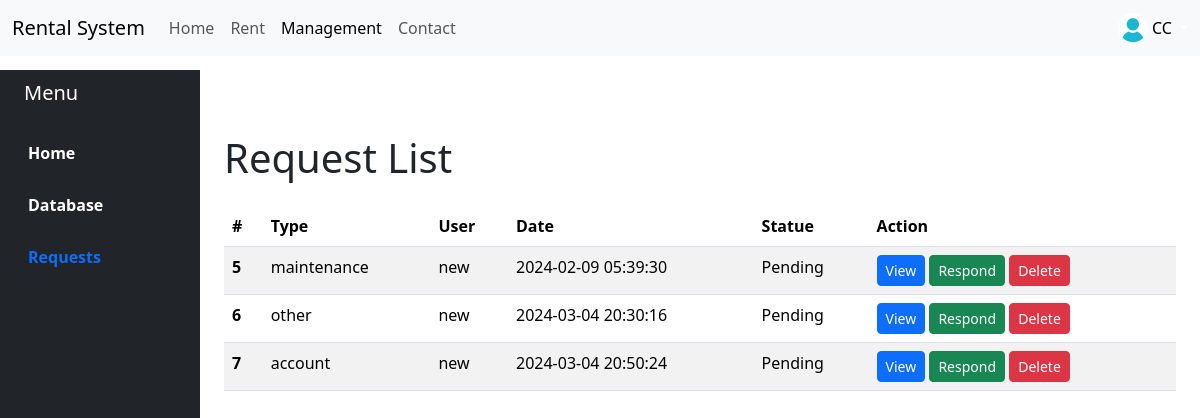
The app's page /request_admin (signed in) with its own data.
### app.py (models this page shows, shortened)
class User(UserMixin, db.Model):
    id = db.Column(db.Integer, primary_key=True)
    firstname = db.Column(db.String(150), nullable=False)
    lastname = db.Column(db.String(150), nullable=False)
    email = db.Column(db.String(150), unique=True, nullable=False)
    password = db.Column(db.String(150), nullable=False)
    user_type = db.Column(db.Enum('user', 'landlord', 'admin'), nullable=False, default='user')
    is_approved = db.Column(db.Boolean, default=True, nullable=False)
    image_file = db.Column(db.String(20), nullable=False, default='default.jpg')
    requests = db.relationship('Request', backref='user', lazy=True)
    properties = db.relationship('Property', backref='owner', lazy=True)

class Request(db.Model):
    id = db.Column(db.Integer, primary_key=True)
    request_type = db.Column(db.String(50), nullable=False)
    details = db.Column(db.Text, nullable=False)
    response = db.Column(db.Text, nullable=True)
    submitted_on = db.Column(db.DateTime, nullable=False, default=datetime.utcnow)
    user_id = db.Column(db.Integer, db.ForeignKey('user.id'))

### app.py (the view)
@app.route("/request_admin")
@login_required
def request_admin():
    requests = Request.query.all()
    return render_template('request_admin.html', requests=requests)

### app.py (called while the page is built)
@login_manager.user_loader
def load_user(user_id):
    return db.session.get(User, int(user_id))

### templates/request_admin.html (shortened to what this page needs)
<!DOCTYPE html>
<html>
    <head>
        <link href="https://cdn.jsdelivr.net/npm/bootstrap@5.3.2/dist/css/bootstrap.min.css" rel="stylesheet">
        <link rel="stylesheet" type="text/css" href="{{ url_for('static', filename='style.css') }}">
    </head>
    <body>
        {% include 'navbar.html' %}
        <div class="container-fluid">
            <div class="row flex-nowrap">
                <div class="col-auto col-md-3 col-xl-2 px-sm-2 px-0 bg-dark">
                    <div class="d-flex flex-column align-items-center align-items-sm-start px-3 pt-2 text-white min-vh-100">
                        <a href="{{ url_for('admin_dashboard') }}" class="d-flex align-items-center pb-3 mb-md-0 me-md-auto text-white text-decoration-none">
                            <span class="fs-5 d-none d-sm-inline">Menu</span>
                        </a>
                        <ul class="nav nav-pills flex-column mb-sm-auto mb-0 align-items-center align-items-sm-start" id="menu">
                            <li class="nav-item">
                                <a href="{{ url_for('admin_dashboard') }}" class="nav-link align-middle px-0 dashmenu">
                                     <span class="ms-1 d-none d-sm-inline">Home</span>
                                </a>
                            </li>
                            <li>
                                <a href="{{ url_for('database') }}" class="nav-link align-middle px-0 dashmenu">
                                     <span class="ms-1 d-none d-sm-inline">Database</span> </a>
                            </li>
                            <li>
                                <a href="{{ url_for('request_admin') }}" class="nav-link px-0 align-middle dashactive">
                                     <span class="ms-1 d-none d-sm-inline">Requests</span> </a>
                            </li>
                        </ul>
                    </div>
                </div>
                <div class="col py-3">
                    <div class="container mt-5">
                        <h1 class="mb-4">Request List</h1>
                        <table class="table table-striped">
                            <thead>
                                <tr>
                                    <th scope="col">#</th>
                                    <th scope="col">Type</th>
                                    <th scope="col">User</th>
                                    <th scope="col">Date</th>
                                    <th scope="col">Statue</th>
                                    <th scope="col">Action</th>
                                </tr>
                            </thead>
                            <tbody>
                                {% for request in requests %}
                                <tr>
                                    <th scope="row">{{ request.id }}</th>
                                    <td>{{ request.request_type }}</td>
                                    <td>{{ request.user.firstname }}</td>
                                    <td>{{ request.submitted_on.strftime('%Y-%m-%d %H:%M:%S') }}</td>
                                    <td>
                                        {% if request.response %}
                                            Done
                                        {% else %}
                                            Pending
                                        {% endif %}
                                    </td>
                                    <td>
                                        <a href="#" class="btn btn-primary btn-sm" data-bs-toggle="modal" data-bs-target="#modal{{ request.id }}">View</a>
                                        {% if not request.response %}
                                            <a href="#" class="btn btn-success btn-sm" data-bs-toggle="modal" data-bs-target="#modalRespond{{ request.id }}">Respond</a>
                                        {% endif %}
                                        <a href="{{ url_for('delete_request', request_id=request.id) }}" class="btn btn-danger btn-sm">Delete</a>
                                    </td>
                                </tr>
                                {% endfor %}
                            </tbody>
                        </table>
                    </div>
                </div>
            </div>
        </div>
    </body>
</html>

### templates/navbar.html (shortened to what this page needs)
<nav class="navbar navbar-expand-lg navbar-light bg-light fixed-top">
        <div class="container-fluid">
            <a class="navbar-brand" href="{{ url_for('index') }}">Rental System</a>
            <div class="collapse navbar-collapse" id="navbarNav">
                <ul class="navbar-nav">
                    <li class="nav-item">
                        <a class="nav-link {% if request.path == url_for('index') %} active {% endif %}" aria-current="page" href="{{ url_for('index') }}">Home</a>
                    </li>
                    <li class="nav-item">
                        <a class="nav-link {% if request.path == url_for('rent') %} active {% endif %}" href="{{ url_for('rent') }}">Rent</a>
                    </li>
                    <li class="nav-item">
                        <a class="nav-link {% if request.endpoint != 'index' and request.endpoint != 'rent' and request.endpoint != 'contact' %} active {% endif %}"
                        href="
                        {% if current_user.user_type == 'admin' %}
                            {{ url_for('admin_dashboard') }}
                        {% elif current_user.user_type == 'landlord' %}
                            {{ url_for('landlord_dashboard') }}
                        {% else %}
                            {{ url_for('user_dashboard') }}
                        {% endif %}">Management</a>
                    </li>
                    <li class="nav-item">
                        <a class="nav-link {% if request.path == url_for('contact') %} active {% endif %}" href="{{ url_for('contact') }}">Contact</a>
                    </li>
                </ul>
                <ul class="navbar-nav ms-auto">
                    {% if current_user.is_authenticated %}
                    <div class="dropdown d-flex justify-content-end">
                        <a href="#" class="d-flex align-items-center text-white text-decoration-none dropdown-toggle" id="dropdownUser1" data-bs-toggle="dropdown" aria-expanded="false">
                            <img src="{{ url_for('static', filename=current_user.image_file) }}" alt="user_image" width="30" height="30" class="rounded-circle">
                            <span class="d-none d-sm-inline mx-1" style="color: black;">{{ current_user.firstname }}</span>
                        </a>
                    </div>
                    {% endif %}
                </ul>
            </div>
        </div>
</nav>

### static/style.css (style rules this page uses)
body { padding-top: 70px; }
.dashmenu { color: white; font-weight: bold; }
.dashactive { font-weight: bold; }

### records on screen
User: image_file (placeholder picture), firstname "CC"
Request: id "5", request_type "maintenance", user.firstname "new", submitted_on "2024-02-09 05:39:30", shows "Pending"
Request: id "6", request_type "other", user.firstname "new", submitted_on "2024-03-04 20:30:16", shows "Pending"
Request: id "7", request_type "account", user.firstname "new", submitted_on "2024-03-04 20:50:24", shows "Pending"
